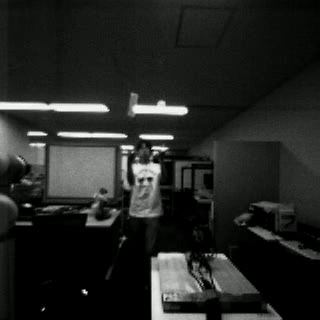
//> input picture frame 9 of YoloPose/yolotest.mp4, 320 x 320 px
$ ./opticalFlow   (built with g++ and OpenCV 4)
//> lines starting //> are read from the running program, lines starting //| are printed output that depends on the picture
// opticalFlow.cpp : This file contains the 'main' function. Program execution begins and ends there.
//

#include <iostream>
#include <opencv2/opencv.hpp>
#include <opencv2/optflow.hpp>

const std::string filename = "video/yolotest.mp4";
const bool save = true;
bool boolSparse = false;
bool boolGray = true;
std::string methodDenseOpticalFlow = "farneback"; //"lucasKanade_dense","rlof"

// [48 lines left out: function sparseOpticalFlow, not called in this run]

template <typename Method, typename... Args>
void denseOpticalFlow(cv::VideoCapture& capture, cv::Mat& initFrame, Method method, Args&&... args)
{
    cv::Mat prvs = initFrame;
    int counter = 1;
    while (true) {
        // Read the next frame
        cv::Mat frame2, next;
        capture >> frame2;
        if (frame2.empty())
            break;

        // Preprocessing for exact method
        if (boolGray)
        {
            cv::cvtColor(frame2, next, cv::COLOR_BGR2GRAY);
        }
        else
        {
            next = frame2;
        }
        // Calculate Optical Flow
        cv::Mat flow(prvs.size(), CV_32FC2);
        //define opticalflow method
        method(prvs, next, flow, std::forward<Args>(args)...);

        // Visualization part
        cv::Mat flow_parts[2];
        split(flow, flow_parts);

        // Convert the algorithm's output into Polar coordinates
        cv::Mat magnitude, angle, magn_norm;
        cv::cartToPolar(flow_parts[0], flow_parts[1], magnitude, angle, true);
        cv::normalize(magnitude, magn_norm, 0.0f, 1.0f, cv::NORM_MINMAX);
        angle *= ((1.f / 360.f) * (180.f / 255.f));

        // Build hsv image
        cv::Mat _hsv[3], hsv, hsv8, bgr;
        _hsv[0] = angle;
        _hsv[1] = cv::Mat::ones(angle.size(), CV_32F);
        _hsv[2] = magn_norm;
        merge(_hsv, 3, hsv);
        hsv.convertTo(hsv8, CV_8U, 255.0);

        // Display the results
        cv::cvtColor(hsv8, bgr, cv::COLOR_HSV2BGR);
        if (save) {
            std::string save_path = "video/imgs/frame_" + std::to_string(counter) + ".jpg";
            imwrite(save_path, bgr);
        }
        imshow("frame", frame2);
        imshow("flow", bgr);
        int keyboard = cv::waitKey(30);
        if (keyboard == 'q' || keyboard == 27)
            break;

        // Update the previous frame
        prvs = next;
        counter++;
    }
}

int main()
{
    // Read the video
    cv::VideoCapture capture(filename);
    if (!capture.isOpened()) {
        //error in opening the video input
        std::cerr << "Unable to open file!" << std::endl;
        return 0;
    }

    // Create random colors
    std::vector<cv::Scalar> colors;
    cv::RNG rng;
    for (int i = 0; i < 100; i++)
    {
        int r = rng.uniform(0, 256);
        int g = rng.uniform(0, 256);
        int b = rng.uniform(0, 256);
        colors.push_back(cv::Scalar(r, g, b));
    }

    cv::Mat old_frame, old_gray;
    std::vector<cv::Point2f> p0, p1;

    // Read first frame and find corners in it
    capture >> old_frame;
//> old_frame is the input picture: 320 rows x 320 cols, CV_8UC3; mean B, G, R 35.7, 38.1, 36.4
    cv::cvtColor(old_frame, old_gray, cv::COLOR_BGR2GRAY);
    goodFeaturesToTrack(old_gray, p0, 100, 0.3, 7, cv::Mat(), 7, false, 0.04);
//> p0 = 27 Points (x, y), first 12: [84, 291], [185, 110], [152, 150], [106, 109], [150, 180], [166, 299], [124, 156], [171, 137], [133, 149], [151, 160], [158, 166], [121, 148]

    // Create a mask image for drawing purposes
    cv::Mat mask = cv::Mat::zeros(old_frame.size(), old_frame.type());

    /* sparse optical flow */
    if (boolSparse)
    {
        sparseOpticalFlow(capture, old_gray, p0, p1,mask, colors);
    }
    /* dense optical flow */
    else
    {
        // [6 lines of commented-out code are left out]
        if (methodDenseOpticalFlow == "farneback")
        {
            denseOpticalFlow(capture,old_gray, cv::calcOpticalFlowFarneback, 0.5,3, 15, 3, 5, 1.2, 0);
//> in denseOpticalFlow, `split(flow, flow_parts);`:
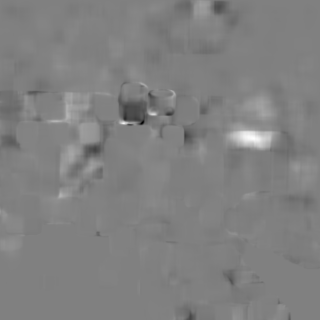
//> flow_parts[0]: 320 rows x 320 cols, CV_32FC1; min -2.7, max 2.65, mean 0.00511; drawn with min black and max white
//> in denseOpticalFlow, `split(flow, flow_parts);`:
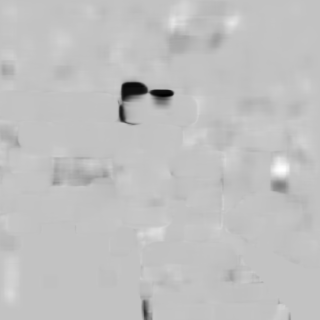
//> flow_parts[1]: 320 rows x 320 cols, CV_32FC1; min -3.96, max 1.22, mean -0.0344; drawn with min black and max white
//> in denseOpticalFlow, `cv::cartToPolar(flow_parts[0], flow_parts[1], magnitude, angle, true);`:
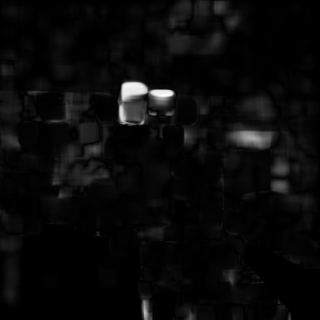
//> magnitude: 320 rows x 320 cols, CV_32FC1; min 1.77e-16, max 3.96, mean 0.153; drawn with min black and max white
//> in denseOpticalFlow, `cv::cartToPolar(flow_parts[0], flow_parts[1], magnitude, angle, true);`:
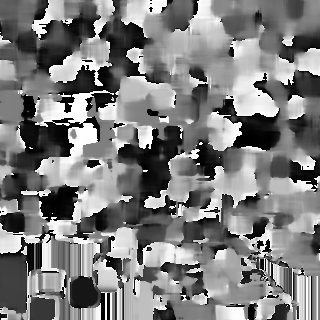
//> angle: 320 rows x 320 cols, CV_32FC1; min 9.37e-05, max 360, mean 177.1; drawn with min black and max white
//> in denseOpticalFlow, `angle *= ((1.f / 360.f) * (180.f / 255.f));`:
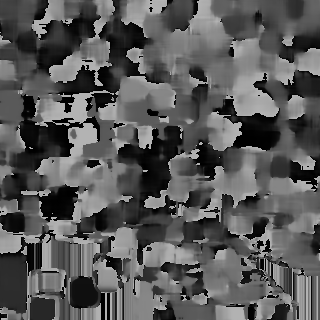
//> angle: 320 rows x 320 cols, CV_32FC1; min 1.84e-07, max 0.706, mean 0.347
//> in denseOpticalFlow, `_hsv[1] = cv::Mat::ones(angle.size(), CV_32F);`: _hsv[1]: 320 rows x 320 cols, CV_32FC1; every value is 1
//> in denseOpticalFlow, `merge(_hsv, 3, hsv);`:
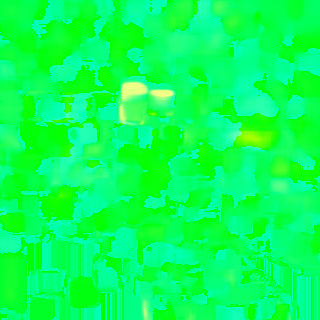
//> hsv: 320 rows x 320 cols, CV_32FC3; mean B, G, R 0.347, 1, 0.0386
//> in denseOpticalFlow, `cv::cvtColor(hsv8, bgr, cv::COLOR_HSV2BGR);`:
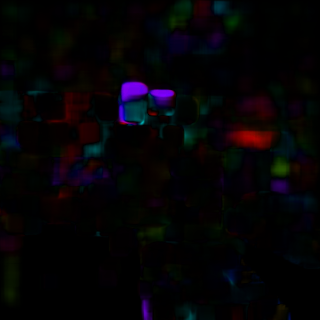
//> bgr: 320 rows x 320 cols, CV_8UC3; mean B, G, R 5.6, 3.3, 4.9
//> the 'q' key is pressed
        }
        else if (methodDenseOpticalFlow == "rlof") {
            denseOpticalFlow(
                capture,old_gray, cv::optflow::calcOpticalFlowDenseRLOF, cv::Ptr<cv::optflow::RLOFOpticalFlowParameter>(), 1.f, cv::Size(6, 6),
                cv::optflow::InterpolationType::INTERP_EPIC, 128, 0.05f, 999.0f,
                15, 100, true, 500.0f, 1.5f, false); // default OpenCV params
        }
    }
}

$ run again, starting later in the video
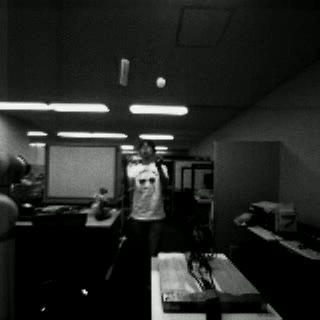
//> input picture frame 42 of YoloPose/yolotest.mp4, 320 x 320 px
//> old_frame is the input picture: 320 rows x 320 cols, CV_8UC3; mean B, G, R 35.2, 37.6, 36
//> p0 = 26 Points (x, y), first 12: [84, 291], [185, 110], [152, 180], [155, 149], [106, 109], [132, 108], [159, 80], [172, 137], [166, 299], [142, 182], [152, 163], [164, 167]
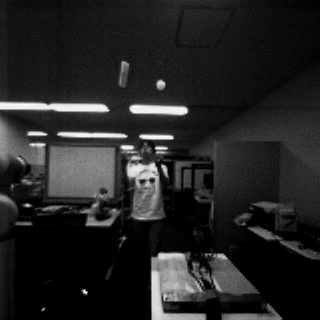
//> input picture frame 43 of YoloPose/yolotest.mp4, 320 x 320 px
//> in denseOpticalFlow, frame2 is the input picture: 320 rows x 320 cols, CV_8UC3; mean B, G, R 34.6, 37, 35.4
//> in denseOpticalFlow, `cv::cvtColor(hsv8, bgr, cv::COLOR_HSV2BGR);`:
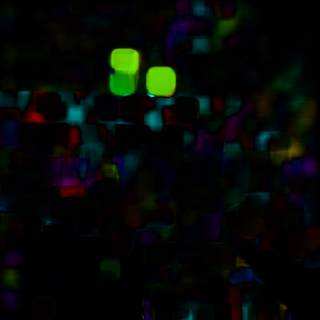
//> bgr: 320 rows x 320 cols, CV_8UC3; mean B, G, R 5.9, 8.9, 5.2

$ run again, starting later in the video
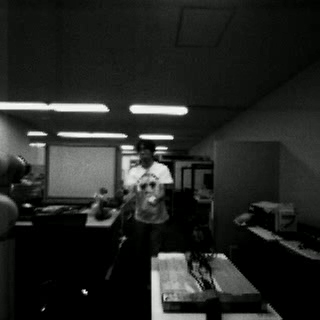
//> input picture frame 76 of YoloPose/yolotest.mp4, 320 x 320 px
//> old_frame is the input picture: 320 rows x 320 cols, CV_8UC3; mean B, G, R 35.2, 37.6, 36
//> p0 = 25 Points (x, y), first 12: [84, 291], [185, 110], [156, 150], [132, 108], [106, 109], [170, 180], [171, 137], [166, 299], [133, 149], [121, 148], [43, 146], [140, 136]
//> in denseOpticalFlow, `merge(_hsv, 3, hsv);`:
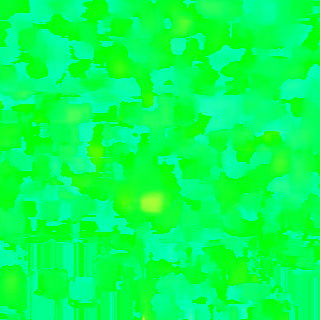
//> hsv: 320 rows x 320 cols, CV_32FC3; mean B, G, R 0.33, 1, 0.0246
//> in denseOpticalFlow, `cv::cvtColor(hsv8, bgr, cv::COLOR_HSV2BGR);`:
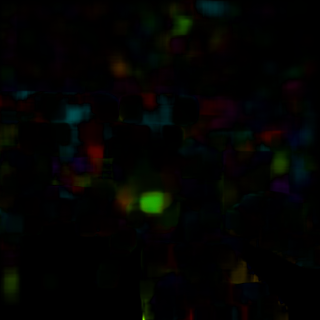
//> bgr: 320 rows x 320 cols, CV_8UC3; mean B, G, R 2.1, 3.7, 3.1
